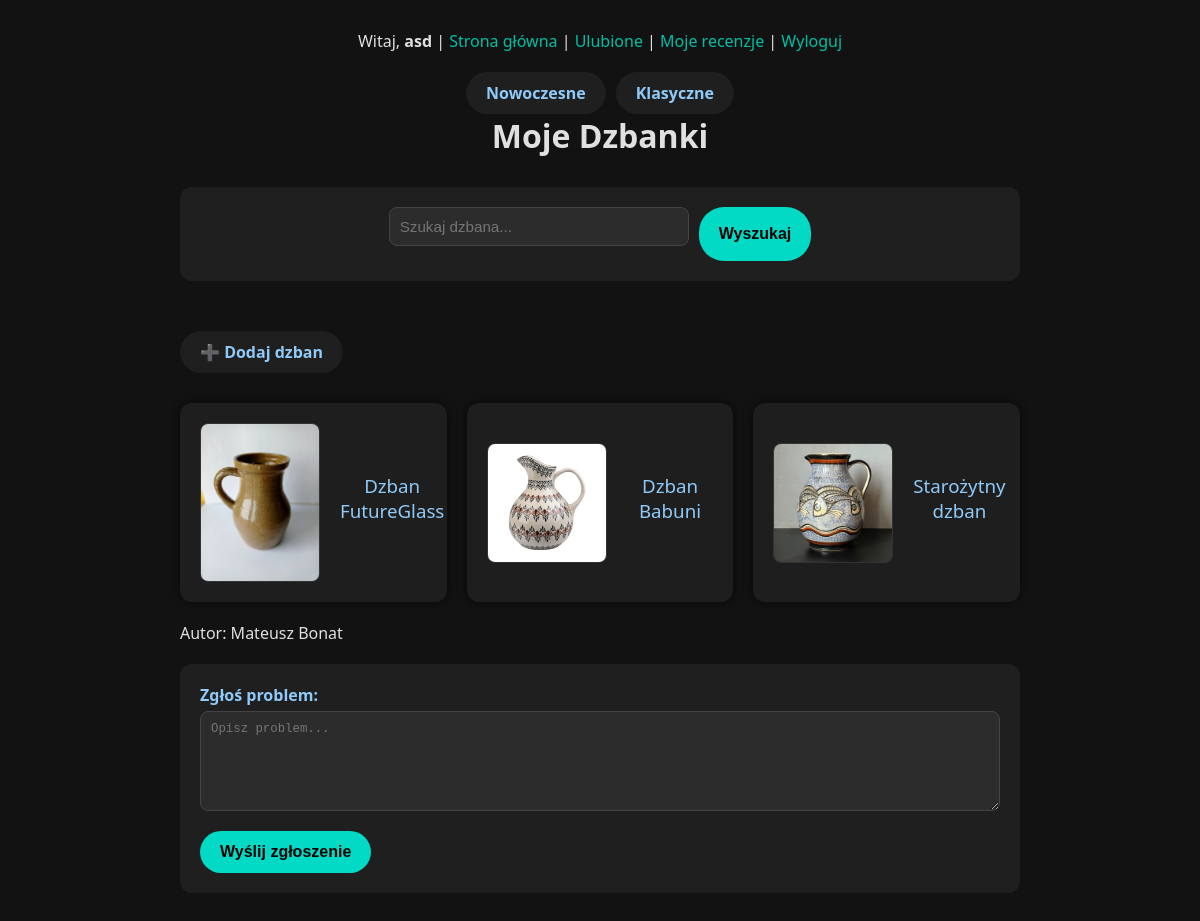
Page /index.php (signed in) on the committed database.
### tables this page shows
CREATE TABLE `kategorie` (
  `id` int(10) UNSIGNED NOT NULL,
  `nazwa` varchar(50) DEFAULT NULL,
  `opis` text DEFAULT NULL
);

CREATE TABLE `dzbany` (
  `id` int(10) UNSIGNED NOT NULL,
  `idKategorii` int(10) UNSIGNED DEFAULT NULL,
  `nazwa` varchar(50) DEFAULT NULL,
  `obrazek` varchar(50) DEFAULT NULL,
  `opis` text DEFAULT NULL,
  `pojemnosc` int(11) DEFAULT NULL,
  `wysokosc` int(11) DEFAULT NULL
);

### index.php (the view, shortened to what this page needs)
<!DOCTYPE html>
<html lang="pl">
<head>
    <link rel="stylesheet" href="style.css">
</head>
<body>
<div class="container">
    <header>
        <?php include "menu.php"; ?>
        <h1>Moje Dzbanki</h1>
    </header>
    <form class="search-form" method="get" action="index.php">
        <input type="text" name="fraza" placeholder="Szukaj dzbana..." value="<?= isset($_GET['fraza']) ? htmlspecialchars($_GET['fraza']) : '' ?>">
        <input type="submit" value="Wyszukaj">
    </form>
    <a class="back-link" href="insertForm.php">➕ Dodaj dzban</a>
    <div class="tabela-dzbanow">
        <?php
        if (isset($_GET["idKat"])) {
            $idKat = (int)$_GET["idKat"];
            $stmt = $conn->prepare("SELECT id, nazwa, obrazek FROM dzbany WHERE idKategorii = ?");
            $stmt->bind_param("i", $idKat);
        } elseif (!empty($_GET["fraza"])) {
            $fraza = "%{$_GET['fraza']}%";
            $stmt = $conn->prepare("SELECT id, nazwa, obrazek FROM dzbany WHERE nazwa LIKE ?");
            $stmt->bind_param("s", $fraza);
        } else {
            $stmt = $conn->prepare("SELECT id, nazwa, obrazek FROM dzbany");
        }
        $stmt->execute();
        $result = $stmt->get_result();
        if ($result->num_rows > 0) {
            while ($row = $result->fetch_object()):
        ?>
                <div class='dzban'>
                    <img src='obrazki/<?= htmlspecialchars($row->obrazek) ?>' alt=''>
                    <div class='dzban-info'>
                        <h3><a href='details.php?id=<?= (int)$row->id ?>'><?= htmlspecialchars($row->nazwa) ?></a></h3>
                    </div>
                </div>
        <?php
            endwhile;
        } else {
            echo "<p>Brak wyników.</p>";
        }
        ?>
    </div>
    <?php include 'footer.php'; ?>
</div>
</body>
</html>

### menu.php (shortened to what this page needs)
<?php
require("db.php");
?>
<div class="user-info">
    Witaj, <strong><?= htmlspecialchars($_SESSION['login']) ?></strong> |
    <a href="index.php">Strona główna</a> |
    <a href="favourites.php">Ulubione</a> |
    <a href="myReviews.php">Moje recenzje</a> |
    <a href="logout.php">Wyloguj</a>
</div>
<nav class="menu">
    <?php
    $stmtCat = $conn->prepare("SELECT id, nazwa FROM kategorie");
    $stmtCat->execute();
    $resCat = $stmtCat->get_result();
    while ($cat = $resCat->fetch_object()):
    ?>
        <a href="index.php?idKat=<?= (int)$cat->id ?>"><?= htmlspecialchars($cat->nazwa) ?></a>
    <?php
    endwhile;
    ?>
</nav>

### style.css (style rules this page uses)
* { margin: 0; padding: 0; box-sizing: border-box; }
body { background-color: #121212; color: #e0e0e0; font-family: 'Segoe UI', Tahoma, Geneva, Verdana, sans-serif; display: flex; justify-content: center; min-height: 100vh; }
.container { max-width: 900px; width: 100%; padding: 30px; }
header { text-align: center; margin-bottom: 30px; }
nav.menu { display: flex; flex-wrap: wrap; justify-content: center; gap: 10px; margin-top: 20px; }
nav.menu a { background-color: #1f1f1f; color: #90caf9; padding: 10px 20px; border-radius: 25px; text-decoration: none; font-weight: bold; transition: all 0.3s ease; }
.dzban { background-color: #1e1e1e; border-radius: 12px; padding: 20px; margin-bottom: 20px; box-shadow: 0 0 10px rgba(0, 0, 0, 0.6); display: flex; align-items: center; gap: 20px; }
.dzban a { text-decoration: none; color: #90caf9; }
.dzban img { width: 120px; height: auto; border-radius: 8px; border: 1px solid #333; }
.dzban-info { flex: 1; }
.dzban-info h2, .dzban-info h3 { margin-bottom: 10px; color: #90caf9; }
form { background-color: #1f1f1f; padding: 20px; border-radius: 12px; margin-top: 20px; }
form input[type='text'], form input[type='number'], form input[type='file'], form input[type='password'], form input[type='email'], form select, form textarea { width: 100%; padding: 10px; background-color: #2c2c2c; color: #fff; border: 1px solid #444; border-radius: 8px; margin-bottom: 15px; font-size: 0.95em; }
form input[type='submit'], button { background-color: #03dac5; border: none; color: #000; font-weight: bold; padding: 12px 20px; border-radius: 25px; cursor: pointer; transition: background-color 0.3s ease; font-size: 1em; }
.back-link { display: inline-block; margin-top: 30px; margin-bottom: 30px; text-align: center; color: #90caf9; font-weight: bold; padding: 10px 20px; border-radius: 25px; background-color: #1f1f1f; text-decoration: none; transition: background-color 0.3s ease; }
.tabela-dzbanow { display: grid; grid-template-columns: repeat(auto-fill, minmax(250px, 1fr)); gap: 20px; }
form.search-form { display: flex; justify-content: center; margin-bottom: 20px; }
form.search-form input[type='text'] { max-width: 300px; margin-right: 10px; }
h3 { font-weight: normal; text-align: center; margin-bottom: 15px; }
.user-info a { text-decoration: none; color: #00bfa5; }

### rows in the picture
kategorie: nazwa "Nowoczesne"
kategorie: nazwa "Klasyczne"
dzbany: obrazek (picture), nazwa "Dzban FutureGlass"
dzbany: obrazek (picture), nazwa "Dzban Babuni"
dzbany: obrazek (picture), nazwa "Starożytny dzban"

### other values in the picture
$_SESSION['login'] "asd"
